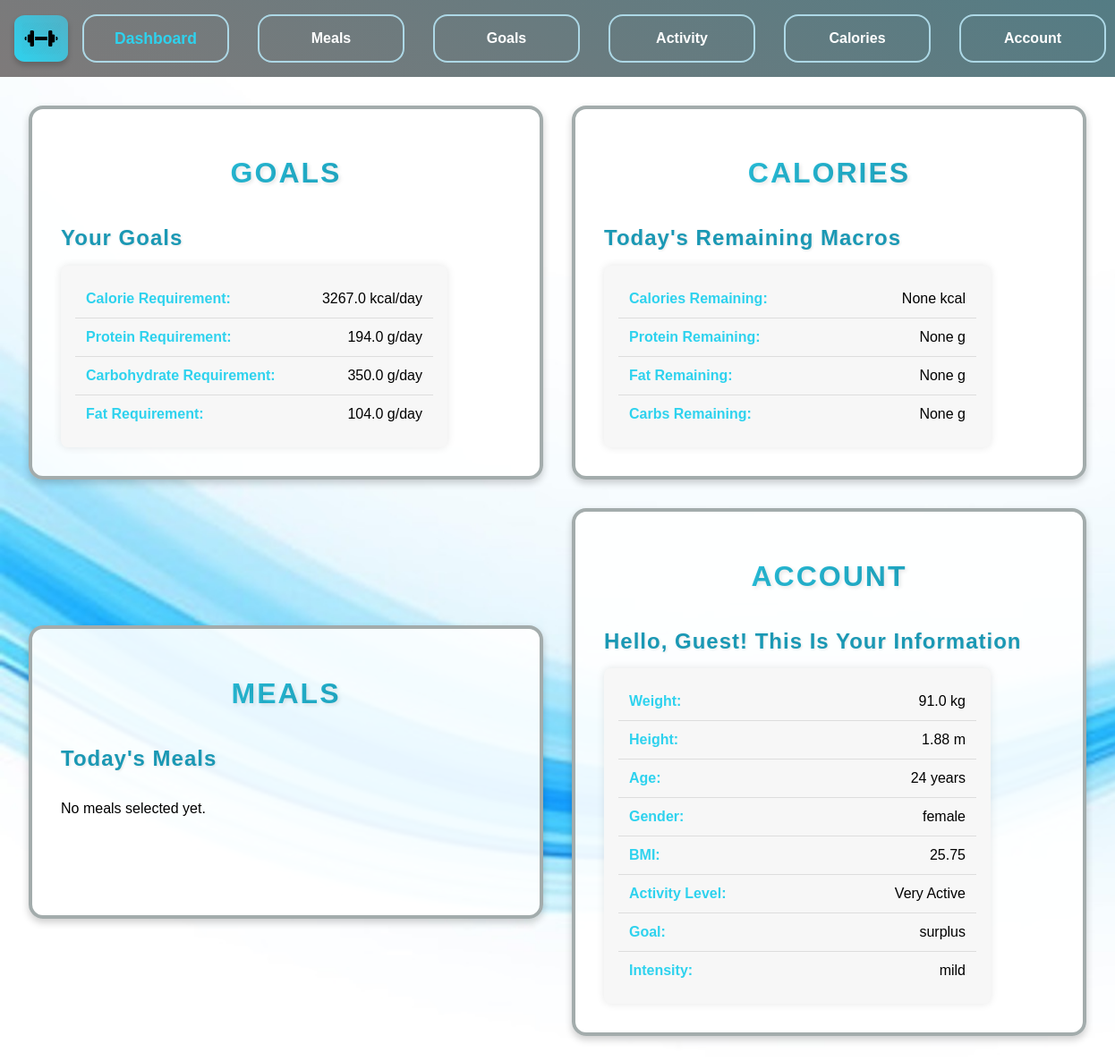
/dashboard (signed in), run on the app's committed database.
### app.py (models this page shows, shortened)
class User(db.Model):
    id = db.Column(db.Integer, primary_key=True)
    username = db.Column(db.String(100))
    weight = db.Column(db.Float, default=90)
    height = db.Column(db.Float, default=1.75)
    age = db.Column(db.Integer, default=48)
    gender = db.Column(db.String(10), default='male')
    bmi = db.Column(db.Float)
    bmr = db.Column(db.Float)
    tdee = db.Column(db.Float)
    exercise_level = db.Column(db.String(20), default='sedentary')
    goal = db.Column(db.String(20), default='maintain')
    intensity = db.Column(db.String(20))
    caloriesRequired = db.Column(db.Float)
    proteinRatio = db.Column(db.Float)
    fatRatio = db.Column(db.Float)
    carbRatio = db.Column(db.Float)
    proteinRequired = db.Column(db.Float)
    fatRequired = db.Column(db.Float)
    carbRequired = db.Column(db.Float)
    caloriesRemaining = db.Column(db.Float)
    proteinRemaining = db.Column(db.Float)
    fatRemaining = db.Column(db.Float)
    carbRemaining = db.Column(db.Float)
    last_reset = db.Column(db.Date, default=lambda: datetime.now(timezone.utc).date())
    meals = db.relationship('UserMeals', backref='user', lazy=True, cascade="all, delete-orphan")

### app.py (the view)
@app.route('/dashboard')
def dashboard():
    if 'username' not in session:
        return redirect(url_for('login'))
    username = session.get('username')
    found_user = User.query.filter_by(username=username).first()
    if not user_details_complete(found_user):
        flash("Please complete your account details before using the program.", "warning")
        return redirect(url_for('account'))
    today = datetime.now(timezone.utc).date()
    user_meals = (
        db.session.query(UserMeals, Meal)
        .join(Meal)
        .filter(UserMeals.user_id == found_user.id)
        .filter(UserMeals.date_added >= today)
        .all()
    )
    return render_template('dashboard.html',
                           username=username,
                           user_db=found_user,
                           user_meals=user_meals
                           )

### modules.py (called while the page is built)
def user_details_complete(user):
    return all([
        user.weight is not None,
        user.height is not None,
        user.age is not None,
        user.gender is not None,
        user.exercise_level is not None,
        user.caloriesRequired is not None,
        user.proteinRequired is not None,
        user.fatRequired is not None,
        user.carbRequired is not None
    ])

### templates/dashboard.html (shortened to what this page needs)
{% extends "base.html" %}
{% block content %}
<div class="content">
    <div class="section-box">
        <h1>Goals</h1>
        <h3>Your Goals</h3>
        <ul class="user-list">
            <li><strong>Calorie Requirement:</strong> {{ user_db.caloriesRequired if user_db.caloriesRequired else 'Not Set' }} kcal/day</li>
            <li><strong>Protein Requirement:</strong> {{ user_db.proteinRequired if user_db.proteinRequired else 'Not Set' }} g/day</li>
            <li><strong>Carbohydrate Requirement:</strong> {{ user_db.carbRequired if user_db.carbRequired else 'Not Set' }} g/day</li>
            <li><strong>Fat Requirement:</strong> {{ user_db.fatRequired if user_db.fatRequired else 'Not Set' }} g/day</li>
        </ul>
    </div>
    <div class="section-box">
        <h1>Calories</h1>
        <h3>Today's Remaining Macros</h3>
        <ul class="user-list">
            <li><strong>Calories Remaining:</strong> {{ user_db.caloriesRemaining }} kcal</li>
            <li><strong>Protein Remaining:</strong> {{ user_db.proteinRemaining }} g</li>
            <li><strong>Fat Remaining:</strong> {{ user_db.fatRemaining }} g</li>
            <li><strong>Carbs Remaining:</strong> {{ user_db.carbRemaining }} g</li>
        </ul>
    </div>
    <div class="section-box">
        <h1>Meals</h1>
        <h3>Today's Meals</h3>
        {% if user_meals %}
            <table>
                <thead>
                    <tr>
                        <th>Meal Name</th>
                        <th>Amount (g)</th>
                        <th>Calories</th>
                        <th>Protein (g)</th>
                        <th>Carbs (g)</th>
                        <th>Fat (g)</th>
                    </tr>
                </thead>
                <tbody>
                    {% for user_meal, meal in user_meals %}
                    <tr>
                        <td>{{ meal.food_name }}</td>
                        <td>{{ user_meal.amount }}</td>
                        <td>{{ user_meal.calories }}</td>
                        <td>{{ user_meal.protein }}</td>
                        <td>{{ user_meal.carbs }}</td>
                        <td>{{ user_meal.fat }}</td>
                    </tr>
                    {% endfor %}
                </tbody>
            </table>
        {% else %}
            <p>No meals selected yet.</p>
        {% endif %}
    </div>
    <div class="section-box">
        <h1>Account</h1>
        <h3>Hello, {{ user_db.username }}! This is your information</h3>
        <ul class="user-list">
            <li><strong>Weight:</strong> {{ user_db.weight if user_db.weight else 90 }} kg</li>
            <li><strong>Height:</strong> {{ user_db.height if user_db.height else 1.75 }} m</li>
            <li><strong>Age:</strong> {{ user_db.age if user_db.age else 48 }} years</li>
            <li><strong>Gender:</strong> {{ user_db.gender if user_db.gender else 'male' }}</li>
            <li><strong>BMI:</strong> {{ user_db.bmi if user_db.bmi else 'Not Calculated' }}</li>
            <li><strong>Activity Level:</strong> {{ user_db.exercise_level.replace("_", " ").title() if user_db.exercise_level else 'Not Set' }}</li>
            <li><strong>Goal:</strong> {{ user_db.goal if user_db.goal else 'Not Set' }}</li>
            <li><strong>Intensity:</strong> {{ user_db.intensity if user_db.intensity else 'Not Set' }}</li>
        </ul>
    </div>
</div>
{% endblock %}

### static/style.css (style rules this page uses)
html, body { background-image: url("./images/background.jpg"); background-size: cover; background-attachment: fixed; height: 100%; margin: 0rem; display: flex; flex-direction: column; box-sizing: border-box; font-family: sans-serif; }
.section-box { display: flex; flex-direction: column; flex-grow: 1; border: 0.3rem solid rgb(163, 172, 172); padding: 2rem; margin: 1rem; border-radius: 1rem; background-color: rgba(255, 255, 255, 0.9); width: 40%; box-shadow: 0 0.25rem 0.5rem rgba(0, 0, 0, 0.2); transition: transform 0.3s ease-in-out; overflow: hidden; min-height: 16rem; }
.content { display: flex; flex-wrap: wrap; justify-content: space-between; align-items: center; padding: 1rem; }
h1 { font-size: 2rem; font-weight: bold; text-align: center; text-transform: uppercase; background: linear-gradient(45deg, #2ed2ee, #1a98b4); background-clip: text; -webkit-background-clip: text; color: transparent; letter-spacing: 2px; text-shadow: 2px 2px 4px rgba(0, 0, 0, 0.1); margin-bottom: 1rem; }
h3 { font-size: 1.5rem; font-weight: bold; color: #1a98b4; text-transform: capitalize; letter-spacing: 1px; margin-bottom: 0.75rem; padding-bottom: 0.3rem; display: inline-block; text-shadow: 1px 1px 3px rgba(0, 0, 0, 0.1); }
.user-list { list-style: none; padding: 1rem; margin: 0; background: #f7f7f7; border-radius: 0.5rem; box-shadow: 0 0 10px rgba(0, 0, 0, 0.1); max-width: 400px; }
.user-list li { padding: 0.75rem; font-size: 1rem; border-bottom: 1px solid #ddd; display: flex; justify-content: space-between; }
.user-list li:last-child { border-bottom: none; }
.user-list li strong { color: #2ed2ee; }

### data on the page
User: caloriesRequired "3267.0", proteinRequired "194.0", carbRequired "350.0", fatRequired "104.0", caloriesRemaining "None", proteinRemaining "None", fatRemaining "None", carbRemaining "None", username "Guest", weight "91.0", height "1.88", age "24", gender "female", bmi "25.75", exercise_level.replace "Very Active", goal "surplus", intensity "mild"
